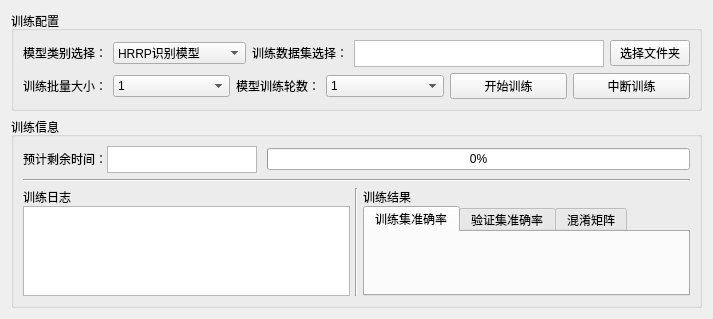
          <widget class="QWidget" name="scrollAreaWidgetContents_3">
           <property name="geometry">
            <rect>
             <x>0</x>
             <y>0</y>
             <width>713</width>
             <height>319</height>
            </rect>
           </property>
           <layout class="QVBoxLayout" name="verticalLayout_51">
            <item>
             <widget class="QGroupBox" name="groupBox_12">
              <property name="maximumSize">
               <size>
                <width>16777215</width>
                <height>195</height>
               </size>
              </property>
              <property name="title">
               <string>训练配置</string>
              </property>
              <layout class="QVBoxLayout" name="verticalLayout_58">
               <item>
                <layout class="QHBoxLayout" name="horizontalLayout_79">
                 <item>
                  <widget class="QLabel" name="label_8">
                   <property name="enabled">
                    <bool>true</bool>
                   </property>
                   <property name="sizePolicy">
                    <sizepolicy hsizetype="Preferred" vsizetype="Fixed">
                     <horstretch>0</horstretch>
                     <verstretch>0</verstretch>
                    </sizepolicy>
                   </property>
                   <property name="text">
                    <string>模型类别选择：</string>
                   </property>
                   <property name="alignment">
                    <set>Qt::AlignRight|Qt::AlignTrailing|Qt::AlignVCenter</set>
                   </property>
                  </widget>
                 </item>
                 <item>
                  <widget class="QComboBox" name="modeltypeBox">
                   <property name="sizePolicy">
                    <sizepolicy hsizetype="Expanding" vsizetype="Fixed">
                     <horstretch>0</horstretch>
                     <verstretch>0</verstretch>
                    </sizepolicy>
                   </property>
                   <item>
                    <property name="text">
                     <string>HRRP识别模型</string>
                    </property>
                   </item>
                   <item>
                    <property name="text">
                     <string>AFS特征识别模型</string>
                    </property>
                   </item>
                   <item>
                    <property name="text">
                     <string>小样本增量模型</string>
                    </property>
                   </item>
                  </widget>
                 </item>
                 <item>
                  <widget class="QLabel" name="label_10">
                   <property name="sizePolicy">
                    <sizepolicy hsizetype="Preferred" vsizetype="Fixed">
                     <horstretch>0</horstretch>
                     <verstretch>0</verstretch>
                    </sizepolicy>
                   </property>
                   <property name="text">
                    <string>训练数据集选择：</string>
                   </property>
                   <property name="alignment">
                    <set>Qt::AlignRight|Qt::AlignTrailing|Qt::AlignVCenter</set>
                   </property>
                  </widget>
                 </item>
                 <item>
                  <widget class="QTextEdit" name="datadirEdit">
                   <property name="enabled">
                    <bool>true</bool>
                   </property>
                   <property name="sizePolicy">
                    <sizepolicy hsizetype="Fixed" vsizetype="Fixed">
                     <horstretch>0</horstretch>
                     <verstretch>0</verstretch>
                    </sizepolicy>
                   </property>
                   <property name="minimumSize">
                    <size>
                     <width>250</width>
                     <height>27</height>
                    </size>
                   </property>
                   <property name="maximumSize">
                    <size>
                     <width>250</width>
                     <height>27</height>
                    </size>
                   </property>
                   <property name="acceptDrops">
                    <bool>true</bool>
                   </property>
                   <property name="verticalScrollBarPolicy">
                    <enum>Qt::ScrollBarAlwaysOff</enum>
                   </property>
                   <property name="horizontalScrollBarPolicy">
                    <enum>Qt::ScrollBarAlwaysOff</enum>
                   </property>
                   <property name="lineWrapMode">
                    <enum>QTextEdit::NoWrap</enum>
                   </property>
                   <property name="textInteractionFlags">
                    <set>Qt::TextSelectableByKeyboard|Qt::TextSelectableByMouse</set>
                   </property>
                  </widget>
                 </item>
                 <item>
                  <widget class="QPushButton" name="datadirButton">
                   <property name="sizePolicy">
                    <sizepolicy hsizetype="Fixed" vsizetype="Fixed">
                     <horstretch>0</horstretch>
                     <verstretch>0</verstretch>
                    </sizepolicy>
                   </property>
                   <property name="minimumSize">
                    <size>
                     <width>80</width>
                     <height>0</height>
                    </size>
                   </property>
                   <property name="maximumSize">
                    <size>
                     <width>80</width>
                     <height>16777215</height>
                    </size>
                   </property>
                   <property name="text">
                    <string>选择文件夹</string>
                   </property>
                  </widget>
                 </item>
                </layout>
               </item>
               <item>
                <layout class="QHBoxLayout" name="horizontalLayout_81">
                 <item>
                  <widget class="QLabel" name="label_14">
                   <property name="sizePolicy">
                    <sizepolicy hsizetype="Fixed" vsizetype="Preferred">
                     <horstretch>0</horstretch>
                     <verstretch>0</verstretch>
                    </sizepolicy>
                   </property>
                   <property name="text">
                    <string>训练批量大小：</string>
                   </property>
                   <property name="alignment">
                    <set>Qt::AlignRight|Qt::AlignTrailing|Qt::AlignVCenter</set>
                   </property>
                  </widget>
                 </item>
                 <item>
                  <widget class="QComboBox" name="batchsizeBox">
                   <property name="sizePolicy">
                    <sizepolicy hsizetype="Preferred" vsizetype="Fixed">
                     <horstretch>0</horstretch>
                     <verstretch>0</verstretch>
                    </sizepolicy>
                   </property>
                   <item>
                    <property name="text">
                     <string>1</string>
                    </property>
                   </item>
                   <item>
                    <property name="text">
                     <string>2</string>
                    </property>
                   </item>
                   <item>
                    <property name="text">
                     <string>4</string>
                    </property>
                   </item>
                   <item>
                    <property name="text">
                     <string>8</string>
                    </property>
                   </item>
                   <item>
                    <property name="text">
                     <string>16</string>
                    </property>
                   </item>
                   <item>
                    <property name="text">
                     <string>32</string>
                    </property>
                   </item>
                  </widget>
                 </item>
                 <item>
                  <widget class="QLabel" name="label_11">
                   <property name="sizePolicy">
                    <sizepolicy hsizetype="Fixed" vsizetype="Fixed">
                     <horstretch>0</horstretch>
                     <verstretch>0</verstretch>
                    </sizepolicy>
                   </property>
                   <property name="text">
                    <string>模型训练轮数：</string>
                   </property>
                   <property name="alignment">
                    <set>Qt::AlignRight|Qt::AlignTrailing|Qt::AlignVCenter</set>
                   </property>
                  </widget>
                 </item>
                 <item>
                  <widget class="QComboBox" name="maxepochBox">
                   <property name="sizePolicy">
                    <sizepolicy hsizetype="Preferred" vsizetype="Fixed">
                     <horstretch>0</horstretch>
                     <verstretch>0</verstretch>
                    </sizepolicy>
                   </property>
                   <item>
                    <property name="text">
                     <string>1</string>
                    </property>
                   </item>
                   <item>
                    <property name="text">
                     <string>2</string>
                    </property>
                   </item>
                   <item>
                    <property name="text">
                     <string>3</string>
                    </property>
                   </item>
                   <item>
                    <property name="text">
                     <string>4</string>
                    </property>
                   </item>
                   <item>
                    <property name="text">
                     <string>5</string>
                    </property>
                   </item>
                   <item>
                    <property name="text">
                     <string>6</string>
                    </property>
                   </item>
                   <item>
                    <property name="text">
                     <string>10</string>
                    </property>
                   </item>
                   <item>
                    <property name="text">
                     <string>12</string>
                    </property>
                   </item>
                   <item>
                    <property name="text">
                     <string>24</string>
                    </property>
                   </item>
                   <item>
                    <property name="text">
                     <string>36</string>
                    </property>
                   </item>
                   <item>
                    <property name="text">
                     <string>48</string>
                    </property>
                   </item>
                   <item>
                    <property name="text">
                     <string>60</string>
                    </property>
                   </item>
                   <item>
                    <property name="text">
                     <string>72</string>
                    </property>
                   </item>
                   <item>
                    <property name="text">
                     <string>84</string>
                    </property>
                   </item>
                   <item>
                    <property name="text">
                     <string>96</string>
                    </property>
                   </item>
                   <item>
                    <property name="text">
                     <string>108</string>
                    </property>
                   </item>
                   <item>
                    <property name="text">
                     <string>120</string>
                    </property>
                   </item>
                   <item>
                    <property name="text">
                     <string>150</string>
                    </property>
                   </item>
                   <item>
                    <property name="text">
                     <string>180</string>
                    </property>
                   </item>
                   <item>
                    <property name="text">
                     <string>210</string>
                    </property>
                   </item>
                  </widget>
                 </item>
                 <item>
                  <widget class="QPushButton" name="starttrianButton">
                   <property name="sizePolicy">
                    <sizepolicy hsizetype="Preferred" vsizetype="Fixed">
                     <horstretch>0</horstretch>
                     <verstretch>0</verstretch>
                    </sizepolicy>
                   </property>
                   <property name="minimumSize">
                    <size>
                     <width>0</width>
                     <height>0</height>
                    </size>
                   </property>
                   <property name="text">
                    <string>开始训练</string>
                   </property>
                  </widget>
                 </item>
                 <item>
                  <widget class="QPushButton" name="stoptrainButton">
                   <property name="sizePolicy">
                    <sizepolicy hsizetype="Preferred" vsizetype="Fixed">
                     <horstretch>0</horstretch>
                     <verstretch>0</verstretch>
                    </sizepolicy>
                   </property>
                   <property name="minimumSize">
                    <size>
                     <width>0</width>
                     <height>0</height>
                    </size>
                   </property>
                   <property name="text">
                    <string>中断训练</string>
                   </property>
                  </widget>
                 </item>
                </layout>
               </item>
              </layout>
             </widget>
            </item>
            <item>
             <widget class="QGroupBox" name="groupBox_13">
              <property name="title">
               <string>训练信息</string>
              </property>
              <layout class="QVBoxLayout" name="verticalLayout_59">
               <item>
                <layout class="QHBoxLayout" name="horizontalLayout_82">
                 <property name="spacing">
                  <number>0</number>
                 </property>
                 <item>
                  <widget class="QLabel" name="label_26">
                   <property name="sizePolicy">
                    <sizepolicy hsizetype="Fixed" vsizetype="Fixed">
                     <horstretch>0</horstretch>
                     <verstretch>0</verstretch>
                    </sizepolicy>
                   </property>
                   <property name="text">
                    <string>预计剩余时间：</string>
                   </property>
                  </widget>
                 </item>
                 <item>
                  <widget class="QTextEdit" name="timeRestEdit">
                   <property name="enabled">
                    <bool>true</bool>
                   </property>
                   <property name="sizePolicy">
                    <sizepolicy hsizetype="Fixed" vsizetype="Fixed">
                     <horstretch>0</horstretch>
                     <verstretch>0</verstretch>
                    </sizepolicy>
                   </property>
                   <property name="minimumSize">
                    <size>
                     <width>0</width>
                     <height>0</height>
                    </size>
                   </property>
                   <property name="maximumSize">
                    <size>
                     <width>150</width>
                     <height>27</height>
                    </size>
                   </property>
                   <property name="acceptDrops">
                    <bool>true</bool>
                   </property>
                   <property name="verticalScrollBarPolicy">
                    <enum>Qt::ScrollBarAlwaysOff</enum>
                   </property>
                   <property name="horizontalScrollBarPolicy">
                    <enum>Qt::ScrollBarAlwaysOff</enum>
                   </property>
                  </widget>
                 </item>
                 <item>
                  <widget class="QLabel" name="label_73">
                   <property name="enabled">
                    <bool>false</bool>
                   </property>
                   <property name="sizePolicy">
                    <sizepolicy hsizetype="Fixed" vsizetype="Fixed">
                     <horstretch>0</horstretch>
                     <verstretch>0</verstretch>
                    </sizepolicy>
                   </property>
                   <property name="minimumSize">
                    <size>
                     <width>10</width>
                     <height>0</height>
                    </size>
                   </property>
                   <property name="maximumSize">
                    <size>
                     <width>10</width>
                     <height>16777215</height>
                    </size>
                   </property>
                   <property name="text">
                    <string/>
                   </property>
                  </widget>
                 </item>
                 <item>
                  <widget class="QProgressBar" name="trainProgressBar">
                   <property name="sizePolicy">
                    <sizepolicy hsizetype="Preferred" vsizetype="Fixed">
                     <horstretch>0</horstretch>
                     <verstretch>0</verstretch>
                    </sizepolicy>
                   </property>
                   <property name="value">
                    <number>0</number>
                   </property>
                  </widget>
                 </item>
                </layout>
               </item>
               <item>
                <widget class="Line" name="line_22">
                 <property name="orientation">
                  <enum>Qt::Horizontal</enum>
                 </property>
                </widget>
               </item>
               <item>
                <layout class="QHBoxLayout" name="horizontalLayout_83">
                 <property name="spacing">
                  <number>0</number>
                 </property>
                 <item>
                  <layout class="QVBoxLayout" name="verticalLayout_55">
                   <property name="spacing">
                    <number>0</number>
                   </property>
                   <property name="rightMargin">
                    <number>5</number>
                   </property>
                   <item>
                    <widget class="QLabel" name="label_30">
                     <property name="sizePolicy">
                      <sizepolicy hsizetype="Expanding" vsizetype="Fixed">
                       <horstretch>0</horstretch>
                       <verstretch>0</verstretch>
                      </sizepolicy>
                     </property>
                     <property name="text">
                      <string>训练日志</string>
                     </property>
                    </widget>
                   </item>
                   <item>
                    <widget class="QTextBrowser" name="textBrowser">
                     <property name="sizePolicy">
                      <sizepolicy hsizetype="Expanding" vsizetype="Expanding">
                       <horstretch>0</horstretch>
                       <verstretch>0</verstretch>
                      </sizepolicy>
                     </property>
                     <property name="lineWrapMode">
                      <enum>QTextEdit::NoWrap</enum>
                     </property>
                    </widget>
                   </item>
                  </layout>
                 </item>
                 <item>
                  <widget class="Line" name="line_23">
                   <property name="orientation">
                    <enum>Qt::Vertical</enum>
                   </property>
                  </widget>
                 </item>
                 <item>
                  <layout class="QVBoxLayout" name="verticalLayout_60">
                   <property name="spacing">
                    <number>0</number>
                   </property>
                   <property name="leftMargin">
                    <number>5</number>
                   </property>
                   <property name="bottomMargin">
                    <number>0</number>
                   </property>
                   <item>
                    <widget class="QLabel" name="label_70">
                     <property name="sizePolicy">
                      <sizepolicy hsizetype="Expanding" vsizetype="Fixed">
                       <horstretch>0</horstretch>
                       <verstretch>0</verstretch>
                      </sizepolicy>
                     </property>
                     <property name="text">
                      <string>训练结果</string>
                     </property>
                    </widget>
                   </item>
                   <item>
                    <widget class="QTabWidget" name="tabWidget">
                     <property name="sizePolicy">
                      <sizepolicy hsizetype="Preferred" vsizetype="Preferred">
                       <horstretch>0</horstretch>
                       <verstretch>0</verstretch>
                      </sizepolicy>
                     </property>
                     <property name="layoutDirection">
                      <enum>Qt::LeftToRight</enum>
                     </property>
                     <property name="currentIndex">
                      <number>0</number>
                     </property>
                     <widget class="QWidget" name="tab">
                      <attribute name="title">
                       <string>训练集准确率</string>
                      </attribute>
                      <layout class="QHBoxLayout" name="horizontalLayout_71">
                       <item>
                        <widget class="QLabel" name="train_img">
                         <property name="sizePolicy">
                          <sizepolicy hsizetype="Ignored" vsizetype="Ignored">
                           <horstretch>0</horstretch>
                           <verstretch>0</verstretch>
                          </sizepolicy>
                         </property>
                         <property name="layoutDirection">
                          <enum>Qt::LeftToRight</enum>
                         </property>
                         <property name="text">
                          <string/>
                         </property>
                         <property name="scaledContents">
                          <bool>true</bool>
                         </property>
                         <property name="alignment">
                          <set>Qt::AlignCenter</set>
                         </property>
                         <property name="textInteractionFlags">
                          <set>Qt::NoTextInteraction</set>
                         </property>
                        </widget>
                       </item>
                      </layout>
                     </widget>
                     <widget class="QWidget" name="tab_2">
                      <attribute name="title">
                       <string>验证集准确率</string>
                      </attribute>
                      <layout class="QVBoxLayout" name="verticalLayout_53">
                       <item>
                        <widget class="QLabel" name="val_img">
                         <property name="sizePolicy">
                          <sizepolicy hsizetype="Ignored" vsizetype="Ignored">
                           <horstretch>0</horstretch>
                           <verstretch>0</verstretch>
                          </sizepolicy>
                         </property>
                         <property name="text">
                          <string/>
                         </property>
                         <property name="scaledContents">
                          <bool>true</bool>
                         </property>
                         <property name="alignment">
                          <set>Qt::AlignCenter</set>
                         </property>
                         <property name="wordWrap">
                          <bool>false</bool>
                         </property>
                        </widget>
                       </item>
                      </layout>
                     </widget>
                     <widget class="QWidget" name="tab_3">
                      <attribute name="title">
                       <string>混淆矩阵</string>
                      </attribute>
                      <layout class="QVBoxLayout" name="verticalLayout_56">
                       <item>
                        <widget class="QLabel" name="confusion_mat">
                         <property name="sizePolicy">
                          <sizepolicy hsizetype="Ignored" vsizetype="Ignored">
                           <horstretch>0</horstretch>
                           <verstretch>0</verstretch>
                          </sizepolicy>
                         </property>
                         <property name="text">
                          <string/>
                         </property>
                         <property name="scaledContents">
                          <bool>true</bool>
                         </property>
                         <property name="alignment">
                          <set>Qt::AlignCenter</set>
                         </property>
                        </widget>
                       </item>
                      </layout>
                     </widget>
                    </widget>
                   </item>
                  </layout>
                 </item>
                </layout>
               </item>
              </layout>
             </widget>
            </item>
           </layout>
          </widget>
